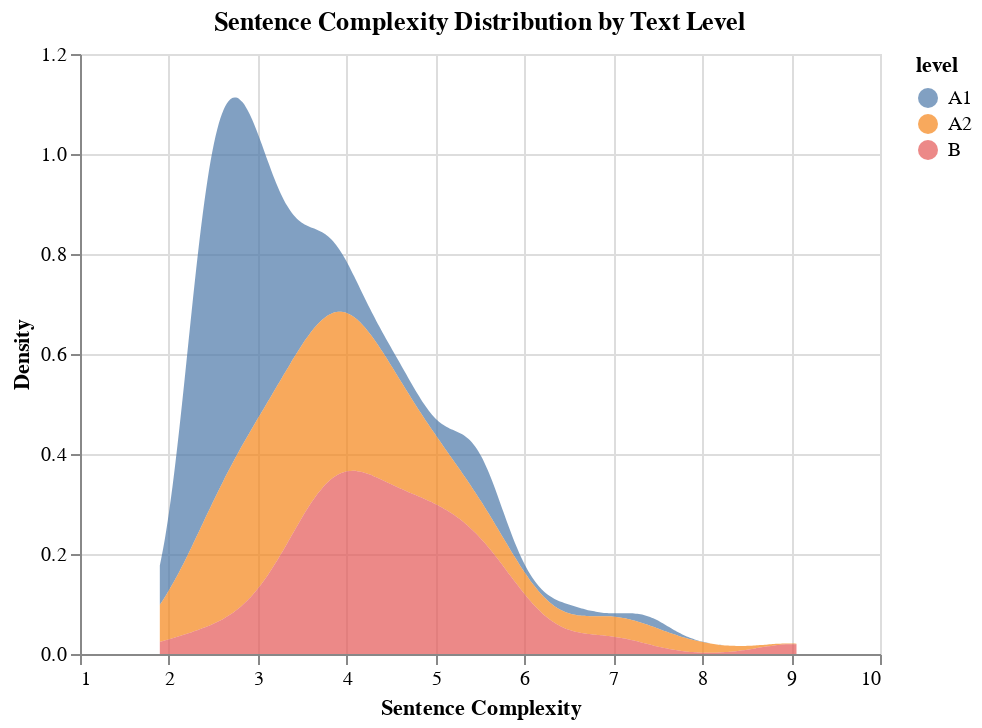

Write notebook code for a chart like this one.
### Markdown cell above
### Density Distribution Plot: Okayed by Jungyuel

### Code cell
alt.Chart(level_depth_depparse_df, title = 'Sentence Complexity Distribution by Text Level').transform_density('sentence_depth', groupby=['level'], as_=['sentence_depth', 'density']
                                                    ).mark_area(interpolate='monotone', opacity = 0.7
                                                    ).encode(x = alt.X('sentence_depth', title = 'Sentence Complexity'), y = alt.Y('density:Q', title = 'Density'), color = 'level')

### Figure 1 — Vega-Lite specification as saved in the notebook (floating-point values rounded to 4 significant figures; data arrays with more than 128 entries replaced by an {"elided": "..."} marker saying what was removed)
{"$schema": "https://vega.github.io/schema/vega-lite/v4.8.1.json", "config": {"view": {"continuousHeight": 300, "continuousWidth": 400}}, "data": {"name": "data-e31ab9ada014588d0ea1d6eab80ebb99"}, "datasets": {"data-e31ab9ada014588d0ea1d6eab80ebb99": {"elided": "308 records"}}, "encoding": {"color": {"field": "level", "type": "nominal"}, "x": {"field": "sentence_depth", "title": "Sentence Complexity", "type": "quantitative"}, "y": {"field": "density", "title": "Density", "type": "quantitative"}}, "mark": {"interpolate": "monotone", "opacity": 0.7, "type": "area"}, "title": "Sentence Complexity Distribution by Text Level", "transform": [{"as": ["sentence_depth", "density"], "density": "sentence_depth", "groupby": ["level"]}]}
